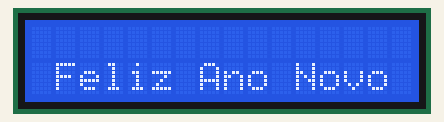
A sketch run on a simulated Arduino Uno, built with avr-gcc and run on an emulated ATmega328P. Parts: 16×2 character LCD.

Above: at 0.21 s.
At 1.43 s:
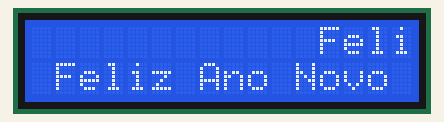
At 2.65 s:
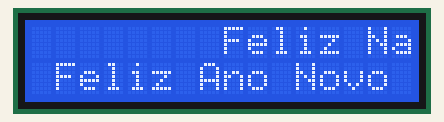
At 5.41 s:
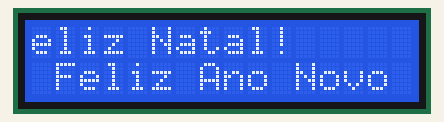
At 8.15 s:
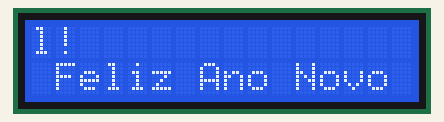
At 10.89 s:
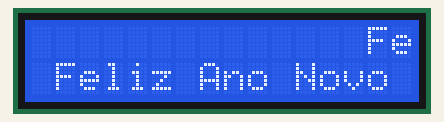

Measured:
- by itself, everything shown: repeats every 10.1 s, in 66 steps

The sketch:

Merry.ino
```cpp
/*

 Will help scroll just one line in LCD
 The other will be static.

 In this case 1st line: scrolling and 2nd line: static

 Reference: http://arduino.cc/en/Tutorial/LiquidCrystal

 The circuit:
 * LCD RS pin to digital pin 12
 * LCD Enable pin to digital pin 11
 * LCD D4 pin to digital pin 5
 * LCD D5 pin to digital pin 4
 * LCD D6 pin to digital pin 3
 * LCD D7 pin to digital pin 2
 * LCD R/W pin to ground
 * 10K resistor:
 * ends to +5V and ground
 * wiper to LCD VO pin (pin 3)
*/

// include the library
#include <LiquidCrystal.h>

// init the lcd display according to the circuit
LiquidCrystal lcd(12, 11, 5, 4, 3, 2);

// it's a 16x2 LCD so...
int screenWidth = 16;
int screenHeight = 2;

// the two lines
// line1 = scrolling
String line1 = "Feliz Natal!";
// line2 = static
String line2 = " Feliz Ano Novo";

// just some reference flags
int stringStart, stringStop = 0;
int scrollCursor = screenWidth;

// most of the part is pretty basic
void setup() {
  lcd.begin(screenWidth,screenHeight);
}

void loop() {
  lcd.setCursor(scrollCursor, 0);
  lcd.print(line1.substring(stringStart,stringStop));
  lcd.setCursor(0, 1);
  lcd.print(line2);
  delay(300);
  lcd.clear();
  if(stringStart == 0 && scrollCursor > 0){
    scrollCursor--;
    stringStop++;
  } else if (stringStart == stringStop){
    stringStart = stringStop = 0;
    scrollCursor = screenWidth;
  } else if (stringStop >= line1.length() && scrollCursor == 0) {
    stringStart++;
  } else {
    stringStart++;
    stringStop++;
  }
}
```
